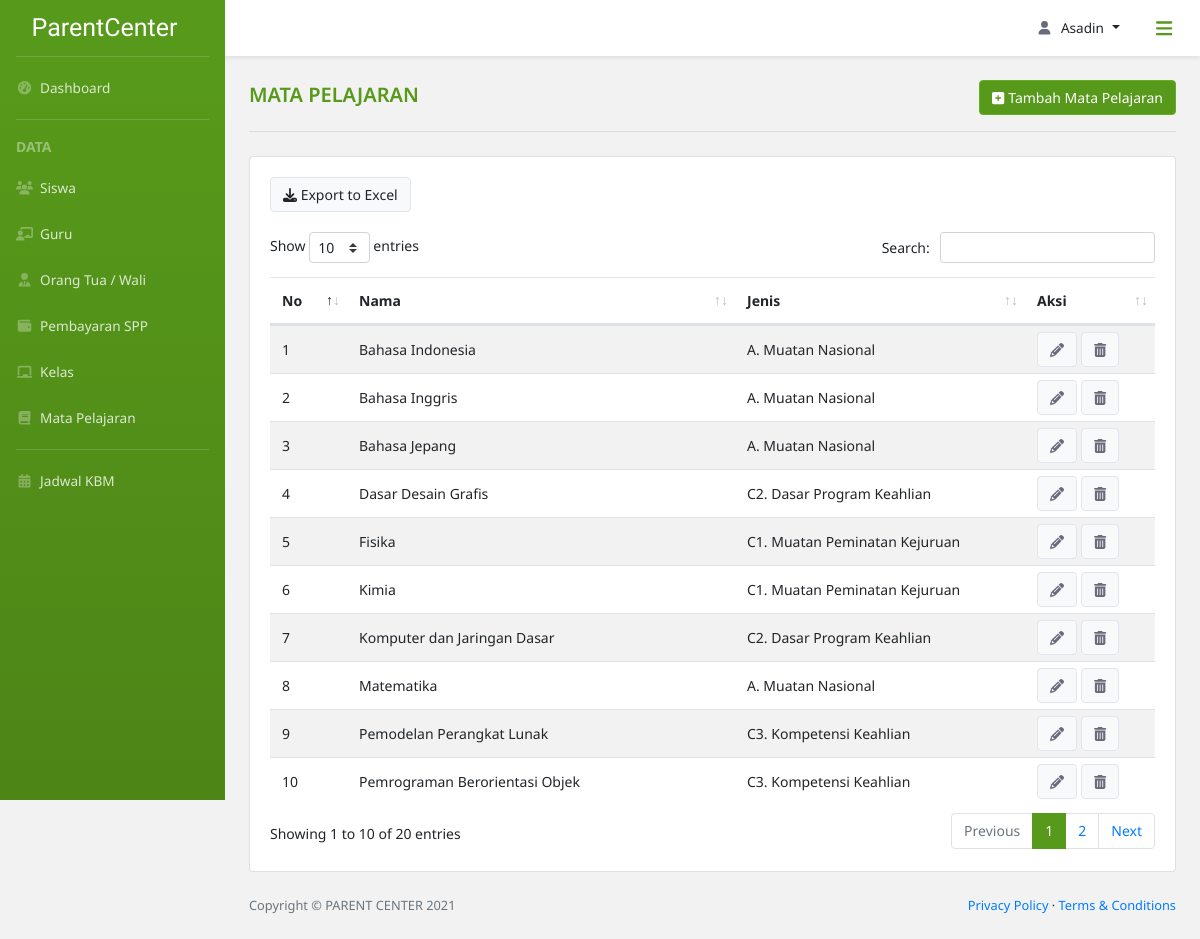
Screenshot of /data_mapel/ (signed in) with the database file from the repository.
### parent_center_app/models.py (models this page shows, shortened)
class Mapel(models.Model):
    id_mapel = models.CharField(
        max_length=10,
        primary_key=True,
        unique=True,
        default=custom_mapel,
        editable=False
    )
    nama = models.CharField(max_length=50)
    class jenis_mapel(models.TextChoices):
        A = 'A', 'A. Muatan Nasional'
        B = 'B', 'B. Muatan Kewilayahan'
        C1 = 'C1', 'C1. Muatan Peminatan Kejuruan'
        C2 = 'C2', 'C2. Dasar Program Keahlian'
        C3 = 'C3', 'C3. Kompetensi Keahlian'
    jenis = models.CharField(
        max_length=30,
        choices=jenis_mapel.choices,
        default=jenis_mapel.A
    )

### parent_center_app/views.py (the view)
# urls.py: path('data_mapel/', views.dataMapel, name='data mapel'),
@login_required(login_url='login')
def dataMapel(request, pk=None):
    if level_permission(request, ['Admin']) is False:
        return redirect(level_login(request))
    else:
        mapel_detail = Mapel.objects.filter(pk=pk).first()
        mapel = Mapel.objects.filter().order_by('nama')
        if mapel_detail is None:
            if request.method == 'POST':
                form = MapelForm(request.POST)
                if form.is_valid():
                    form.save()
            else:
                form = MapelForm()
        else:
            form = MapelForm(request.POST, instance=mapel_detail)
        context = {
            'title': 'Mata Pelajaran',
            'mapel': mapel,
            'form': form
        }
        return render(request,
                      'parent_center_app/data_mapel.html',
                      context)

### parent_center_app/forms.py
class MapelForm(forms.ModelForm):
    class Meta:
        model = Mapel
        fields = ['nama', 'jenis']
        widgets = {
            'nama': forms.TextInput(attrs={
                'class': 'form-control',
                'id': 'inputNama',
                'name': 'nama',
                'required': True
            }),
            'jenis': forms.Select(attrs={
                'name': 'jenis',
                'id': 'jenis',
                'class': 'form-control',
                'required': True
            })
        }

### parent_center_app/utils.py (called while the page is built)
def custom_mapel():
    id = "pel-"+datetime.now().strftime('%d%m%Y%H%M%S%f')
    return id

### parent_center_app/views.py (called while the page is built)
def level_permission(current_user, level: list) -> bool:
    if current_user.user.extenduser.user_level in level:
        return True
    else:
        return False

### parent_center_app/templates/parent_center_app/data_mapel.html (shortened to what this page needs)
{% extends 'parent_center_app/base.html' %}
{% block breadcrumb %}
<div class="row d-flex pt-4 div-tambah">
    <div class="col-lg-7 col-sm-6">
        <div class="div-title">
            <span class="title-content">{{title}}</span>
        </div>
    </div>
    <div class="col-lg-5 col-sm-6 align-self-center text-right">
        <button class="btn btn-light btn-tambah" type="button" data-toggle="modal" data-target="#modal_tambah_mapel"><i class="fas fa-plus-square"></i> Tambah {{title}}</button>
    </div>
</div>
<hr class="dropdown-divider hr-title mb-4 mx-4 mt-3">
{% endblock breadcrumb %}
{% block content %}
    <div class="row">
        <div class="col-lg-12">
            <div class="card">
                <div class="card-body card-dashboard">
                    <div class="row mx-0">
                        <div class="col-lg-12 px-0 div-sort">
                            <button class="btn btn-light"><i class="fas fa-download"></i> Export to Excel</button>
                        </div>
                    </div>
                    <div class="table-responsive table-mapel">
                        <table class="table table table-striped table-siswa" id="table-custom">
                            <thead>
                                <tr>
                                    <th scope="col">No</th>
                                    <th scope="col">Nama</th>
                                    <th scope="col">Jenis</th>
                                    <th scope="col">Aksi</th>
                                </tr>
                            </thead>
                            <tbody>
                                {% for pelajaran in mapel %}
                                <tr>
                                    <td>{{forloop.counter}}</td>
                                    <td>{{ pelajaran.nama }}</td>
                                    <td>
                                        {% if pelajaran.jenis == 'A' %}
                                        A. Muatan Nasional
                                        {% elif pelajaran.jenis == 'B' %}
                                        B. Muatan Kewilayahan
                                        {% elif pelajaran.jenis == 'C1' %}
                                        C1. Muatan Peminatan Kejuruan
                                        {% elif pelajaran.jenis == 'C2' %}
                                        C2. Dasar Program Keahlian
                                        {% else %}
                                        C3. Kompetensi Keahlian
                                        {% endif %}
                                    </td>
                                    <td>
                                        <a href="#"><button class="btn btn-light" class="open-modal" type="button" data-target="#modal_edit_mapel" data-url="{% url 'edit mapel' pk=pelajaran.pk }"">
                                            <i class="fas fa-pencil-alt"></i></button>
                                        </a>
                                        <button class="btn btn-light" type="button" data-toggle="modal" data-target="#modal_hapus"><i class="fas fa-trash-alt"></i></button>
                                    </td>
                                </tr>
                            </tbody>
                        </table>
                    </div>
                </div>
            </div>
        </div>
    </div>
{% endblock content %}

### parent_center_app/templates/parent_center_app/base.html (shortened to what this page needs)
{% load static %}
<!DOCTYPE html>
<html lang="en">
    <head>
        <link href="{% static 'parent_center_app/assets/css/bootstrap-toggle.min.css' %}" rel="stylesheet">
        <link href="{% static 'parent_center_app/assets/css/style-custom.css' %}" rel="stylesheet" />
        <link href="{% static 'parent_center_app/assets/css/styles.css' %}" rel="stylesheet" />
        <link rel="stylesheet" type="text/css" href="{% static 'parent_center_app/assets/css/dataTables.bootstrap4.min.css' %}"/>
        <link href="{% static 'parent_center_app/vendor/fontawesome-free/css/all.min.css' %}" rel="stylesheet" type="text/css">
        <link href="//cdn.jsdelivr.net/npm/select2@4.1.0-rc.0/dist/css/select2.min.css" rel="stylesheet" />
    </head>
    <body class="sb-nav-fixed">
        <nav class="sb-topnav navbar navbar-expand navbar-dark bg-putih shadow-sm">
            <button class="btn btn-link btn-sm order-1 rounded-circle" id="sidebarToggle" href="#"><i class="fas fa-bars fa-lg"></i></button>
            <ul class="navbar-nav ml-auto md-0 mr-2">
                <li class="nav-item dropdown">
                    <a class="nav-link dropdown-toggle" id="userDropdown" href="#" role="button" data-toggle="dropdown" aria-haspopup="true" aria-expanded="false"><i class="fas fa-user fa-fw"></i>{{ request.user }}</a>
                </li>
            </ul>
        </nav>
        <div id="layoutSidenav">
            <div id="layoutSidenav_nav">
                <nav class="sb-sidenav accordion bg-green" id="sidenavAccordion">
                    <div class="sb-sidenav-menu">
                        <div class="nav">
                            <a class="navbar-brand d-flex align-self-center align-items-center" href="/dashboard_admin">
                                ParentCenter
                            </a>
                            <div class="dropdown-divider mx-3 mt-0"></div>
                            <a class="nav-link" href="/dashboard_admin">
                                <i class="fas fa-fw fa-tachometer-alt"></i>&nbsp;
                                Dashboard
                            </a>
                            <div class="dropdown-divider mx-3"></div>
                            <div class="dropdown-header">
                                DATA
                            </div>
                            <a class="nav-link" href="/data_siswa">
                                <i class="fas fa-fw fa-users"></i>&nbsp;
                                Siswa
                            </a>
                            <a class="nav-link" href="/data_guru">
                                <i class="fas fa-fw fa-chalkboard-teacher"></i>&nbsp;
                                Guru
                            </a>
                            <a class="nav-link" href="/data_orangtua">
                                <i class="fas fa-fw fa-user-tie"></i>&nbsp;
                                Orang Tua / Wali
                            </a>
                            <a class="nav-link" href="/cari_spp">
                                <i class="fas fa-fw fa-wallet"></i>&nbsp;
                                Pembayaran SPP
                            </a>
                            <a class="nav-link" href="/data_kelas">
                                <i class="fas fa-fw fa-chalkboard"></i>&nbsp;
                                Kelas
                            </a>
                            <a class="nav-link" href="/data_mapel">
                                <i class="fas fa-fw fa-book"></i>&nbsp;
                                Mata Pelajaran
                            </a>
                            <div class="dropdown-divider mx-3"></div>
                            <a class="nav-link" href="/jadwal_kbm">
                                <i class="fas fa-fw fa-calendar-alt"></i>&nbsp;
                                Jadwal KBM
                            </a>
                        </div>
                    </div>
                </nav>
            </div>
            <div id="layoutSidenav_content">
                <main>
                    <div class="container-fluid px-0">
                        {% block breadcrumb %}
                        {% endblock breadcrumb %}
                        {% block content %}
                        {% endblock content %}
                    </div>
                </main>
                <footer class="py-4 bg-grey mt-auto">
                    <div class="container-fluid">
                        <div class="d-flex align-items-center justify-content-between small">
                            <div class="text-muted">Copyright &copy; PARENT CENTER 2021</div>
                            <div>
                                <a href="/privacy-policy">Privacy Policy</a>
                                &middot;
                                <a href="/terms-condition">Terms &amp; Conditions</a>
                            </div>
                        </div>
                    </div>
                </footer>
            </div>
        </div>
    </body>
</html>

### parent_center_app/static/parent_center_app/assets/css/style-custom.css (style rules this page uses)
* { font-family: 'Noto Sans', sans-serif; }
body { background-color: #f2f2f2!important; }
#userDropdown svg { margin-right: .5rem; }
#userDropdown { text-transform: capitalize; }
a#userDropdown.nav-link.dropdown-toggle::after { margin-left: .5rem!important; }
.bg-putih { background-color: #fff; }
.bg-green { background-color: #57991a; background-image: linear-gradient(180deg,#57991a 10%,#4d8517 100%); background-size: cover; }
.sb-sidenav-menu a.nav-link { color: rgba(255,255,255,.8)!important; }
.sb-sidenav-menu a.nav-link svg { color: rgba(255,255,255,.3)!important; }
.navbar-nav a, #ddUser .dropdown-item { color: #212529!important; }
.navbar-nav a svg, .card-dashboard svg { color: #686a7d!important; }
.sb-sidenav .dropdown-divider { border-color: rgba(255,255,255,.15); }
.sb-sidenav .dropdown-header { color: rgba(255,255,255,.4); }
#sidebarToggle { height: 2.5rem!important; width: 2.5rem!important; font-weight: 400!important; color: #57991a!important; }
.navbar-brand { height: 56px; color: #fff; font-family: 'Satisfy', cursive!important; font-size: 25px!important; }
.sb-nav-fixed .sb-topnav { z-index: 1038!important; }
.sb-nav-fixed #layoutSidenav #layoutSidenav_nav .sb-sidenav { padding-top: 0!important; }
.dropdown-header { padding-left: 1rem!important; font-weight: bold; }
.sb-sidenav-menu, .sb-topnav.navbar, #ddUser .dropdown-item { font-size: 13.6px; }
.nav-link { padding: 12.8px 16px!important; }
.title-content { font-size: 20px; font-weight: 600; color: #57991a; text-transform: uppercase; }
.hr-title { border-color: #ddd!important; border-width: 2px; }
.card-dashboard, #btn-jadwal, .dropdown-jadwal .dropdown-item { font-size: 15px!important; }
.card-dashboard .row { margin-bottom: 1.25rem; }
#table-custom_wrapper *, .table-custom-dashboard * { font-size: 14px; }
.container-fluid .row { margin-left: .75rem; margin-right: .75rem; }
.table-siswa tbody tr td { padding: 6px 12px; }
.btn-tambah.btn-light { background-color: #57991a!important; border-color: #66ad1f!important; font-size: 14px!important; color: #fff!important; }
.div-sort * { font-size: 14px!important; color: #212529; }
.btn-light { border: 1px solid #e2e6ea!important; }
.table-mapel table tbody tr td, .table-kelas table tbody tr td { vertical-align: middle; }

### rows the page displays
Mapel: nama "Bahasa Indonesia", jenis "A. Muatan Nasional"
Mapel: nama "Bahasa Inggris", jenis "A. Muatan Nasional"
Mapel: nama "Bahasa Jepang", jenis "A. Muatan Nasional"
Mapel: nama "Dasar Desain Grafis", jenis "C2. Dasar Program Keahlian"
Mapel: nama "Fisika", jenis "C1. Muatan Peminatan Kejuruan"
Mapel: nama "Kimia", jenis "C1. Muatan Peminatan Kejuruan"
Mapel: nama "Komputer dan Jaringan Dasar", jenis "C2. Dasar Program Keahlian"
Mapel: nama "Matematika", jenis "A. Muatan Nasional"
Mapel: nama "Pemodelan Perangkat Lunak", jenis "C3. Kompetensi Keahlian"
Mapel: nama "Pemrograman Berorientasi Objek", jenis "C3. Kompetensi Keahlian"

### other values shown
{{ request.user }} "Asadin"
{{ title }} "MATA PELAJARAN"
{{ title }} "Mata Pelajaran"
